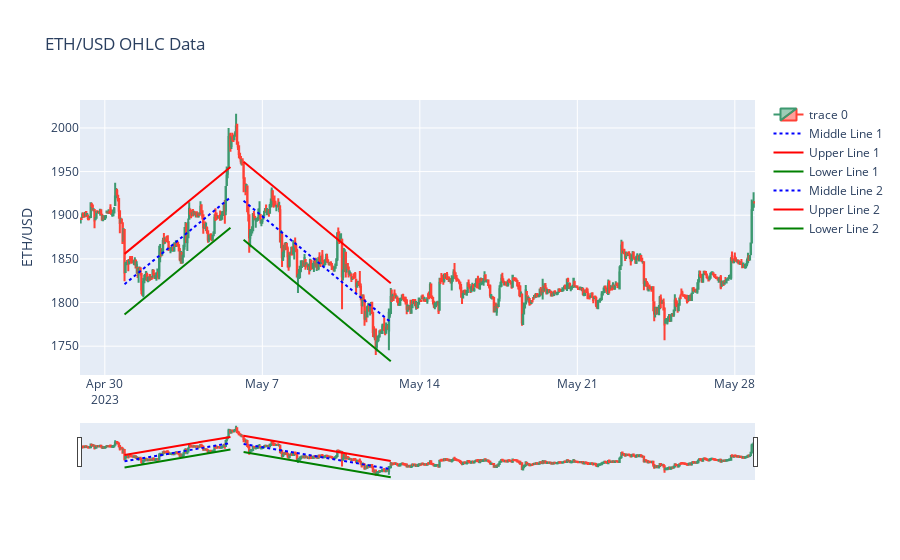

Notebook code for this chart:
### Code cell
# list of start and end dates
periods = [
    ("2023-04-30 21:00:00", "2023-05-05 14:00:00"),
    ("2023-05-06 04:00:00", "2023-05-12 17:00:00")
]

fig = go.Figure(data=[go.Candlestick(x=df['time'], open=df['open'], high=df['high'], low=df['low'], close=df['close'])])

upper_returns_dict = {}
lower_returns_dict = {}

# loop through each period
for i, (start, end) in enumerate(periods):
    start_date = pd.to_datetime(start)
    end_date = pd.to_datetime(end)

    df_filtered = df[(df['time'] >= start_date) & (df['time'] <= end_date)]

    x = np.arange(len(df_filtered))
    y = df_filtered['close'].values
    coeffs = np.polyfit(x, y, 1)

    middle_line = coeffs[0] * x + coeffs[1]
    std = np.std(df_filtered['close'].values)
    upper_line = middle_line + std
    lower_line = middle_line - std

    # Iterate through the filtered dataframe
    for j in range(len(df_filtered)):
        # Calculate the distance of the candle from the trendline
        distance_upper = df_filtered.iloc[j]['high'] - upper_line[j]
        distance_lower = df_filtered.iloc[j]['low'] - lower_line[j]

        # If the distance is within 0.005 (0.5%) of the trendline
        if abs(distance_upper) <= upper_line[j]*0.005:
            # Calculate returns for all subsequent candles
            returns = (df_filtered.iloc[j+1:]['close'] - df_filtered.iloc[j]['close']) / df_filtered.iloc[j]['close']
            # Store returns in the dictionary with the index of the touch event as the key
            upper_returns_dict[(i, j)] = returns

        elif abs(distance_lower) <= lower_line[j]*0.005:
            # Calculate returns for all subsequent candles
            returns = (df_filtered.iloc[j+1:]['close'] - df_filtered.iloc[j]['close']) / df_filtered.iloc[j]['close']
            # Store returns in the dictionary with the index of the touch event as the key
            lower_returns_dict[(i, j)] = returns

    slope = coeffs[0]
    y_int = coeffs[1]

    print(f"\nTrend Line {i+1}:")
    print(f"Slope of Middle Line: {slope:.4f}$/Candle")
    print(f"y intercept: {y_int:.2f}$")
    print(f"standard deviation: {std:.2f}$")
    print("First 5 points of upper line:", upper_line[:5])
    print("First 5 points of middle line:", middle_line[:5])
    print("First 5 points of lower line:", lower_line[:5])

    fig.add_trace(go.Scatter(x=df_filtered['time'], y=middle_line, mode='lines', name=f'Middle Line {i+1}', line=dict(dash= 'dot', color='blue')))
    fig.add_trace(go.Scatter(x=df_filtered['time'], y=upper_line, mode='lines', name=f'Upper Line {i+1}', line=dict(color='red')))
    fig.add_trace(go.Scatter(x=df_filtered['time'], y=lower_line, mode='lines', name=f'Lower Line {i+1}', line=dict(color='green')))

    fig.update_layout(title='ETH/USD OHLC Data', yaxis_title='ETH/USD')
    
fig.show()
